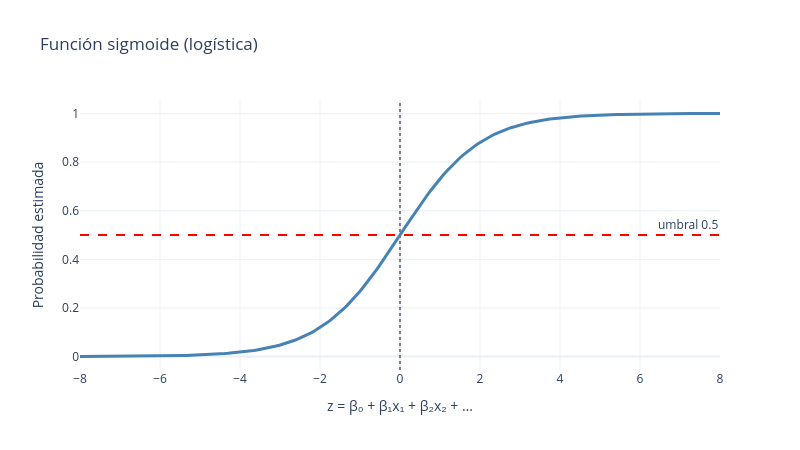

This figure's notebook cell:
### Code cell
plot_sigmoide()

### Figure 1 — Plotly figure (JSON) as saved in the notebook; plotly's stock layout.template omitted (floating-point values rounded to 4 significant figures; data arrays with more than 128 entries replaced by an {"elided": "..."} marker saying what was removed)
{"data": [{"hovertemplate": "z = β₀ + β₁x₁ + β₂x₂ + …=%{x}<br>Probabilidad estimada=%{y}<extra></extra>", "legendgroup": "", "line": {"color": "steelblue", "dash": "solid", "width": 3}, "marker": {"symbol": "circle"}, "mode": "lines", "name": "", "orientation": "v", "showlegend": false, "type": "scatter", "x": {"elided": "200 float values"}, "xaxis": "x", "y": {"elided": "200 float values"}, "yaxis": "y"}], "layout": {"annotations": [{"showarrow": false, "text": "umbral 0.5", "x": 1, "xanchor": "right", "xref": "x domain", "y": 0.5, "yanchor": "bottom", "yref": "y"}], "height": 450, "legend": {"tracegroupgap": 0}, "shapes": [{"line": {"color": "red", "dash": "dash"}, "type": "line", "x0": 0, "x1": 1, "xref": "x domain", "y0": 0.5, "y1": 0.5, "yref": "y"}, {"line": {"color": "gray", "dash": "dot"}, "type": "line", "x0": 0, "x1": 0, "xref": "x", "y0": 0, "y1": 1, "yref": "y domain"}], "title": {"text": "Función sigmoide (logística)"}, "width": 800, "xaxis": {"anchor": "y", "domain": [0.0, 1.0], "title": {"text": "z = β₀ + β₁x₁ + β₂x₂ + …"}}, "yaxis": {"anchor": "x", "domain": [0.0, 1.0], "title": {"text": "Probabilidad estimada"}}}}
